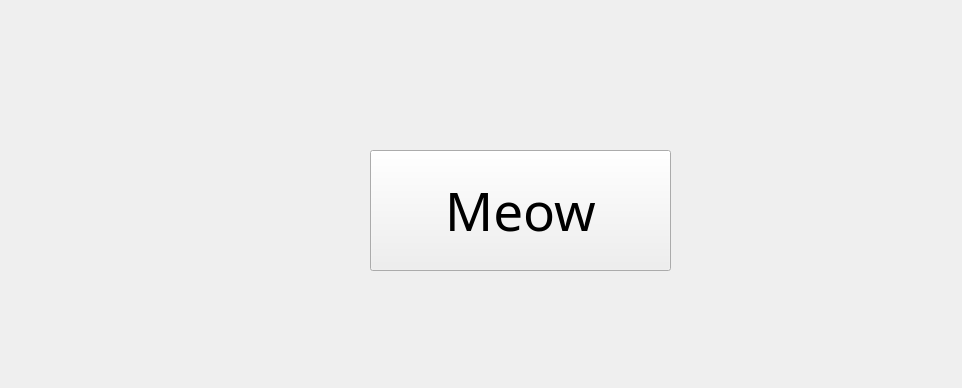
<?xml version="1.0" encoding="UTF-8"?>
<ui version="4.0">
 <class>Meow</class>
 <widget class="QWidget" name="Meow">
  <property name="geometry">
   <rect>
    <x>0</x>
    <y>0</y>
    <width>962</width>
    <height>388</height>
   </rect>
  </property>
  <property name="windowTitle">
   <string>Form</string>
  </property>
  <widget class="QStackedWidget" name="stackedWidget">
   <property name="geometry">
    <rect>
     <x>20</x>
     <y>20</y>
     <width>901</width>
     <height>341</height>
    </rect>
   </property>
   <widget class="QWidget" name="page">
    <widget class="QPushButton" name="meowButton">
     <property name="geometry">
      <rect>
       <x>350</x>
       <y>130</y>
       <width>301</width>
       <height>121</height>
      </rect>
     </property>
     <property name="font">
      <font>
       <family>Dyuthi</family>
       <pointsize>40</pointsize>
      </font>
     </property>
     <property name="text">
      <string>Meow</string>
     </property>
    </widget>
   </widget>
   <widget class="QWidget" name="page_2"/>
  </widget>
 </widget>
 <resources/>
 <connections/>
</ui>
